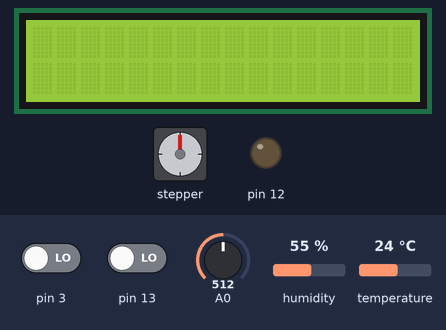
Bench run of a sketch on a simulated Arduino Uno, built with avr-gcc and run on an emulated ATmega328P. On the bench: 16×2 character LCD, stepper motor, output pins drawn as LEDs (lit = HIGH). The test bench sets the inputs (shaded band); at power-on: pin 3 LOW, pin 13 LOW, temperature 24 °C, A0 = 512, humidity 55 %. The local clock reads 2024-03-15 10:24:30 at power-on unless the sketch sets it; stepper angles assume 2048 steps per turn; pins used as bus, display or sensor lines are not drawn; what the sketch prints to the serial monitor is not drawn.

Above: at 1.2 s.
1.3 s: pin 3 driven HIGH
2.8 s: pin 13 driven HIGH
5.2 s: temperature set to 27 °C
At 6.29 s:
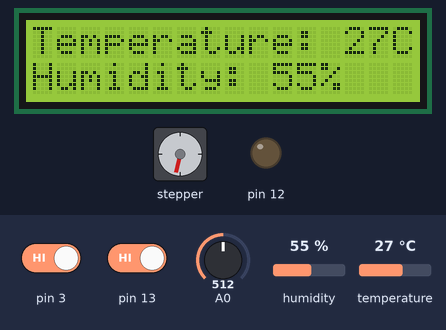
At 6.89 s:
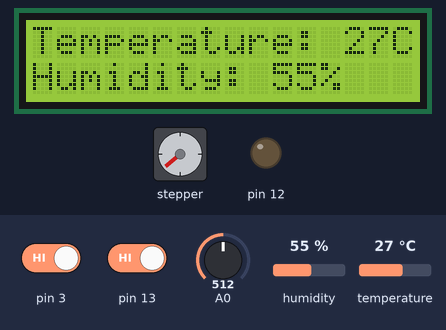
7.6 s: A0 set to 0
10.1 s: humidity set to 22 %
At 12.9 s:
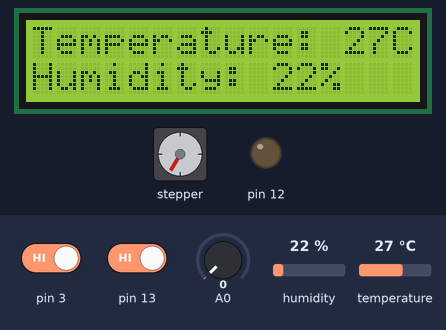
Timing chart, 0 to 13.7 s (numbered marks = the images above; inputs shaded):
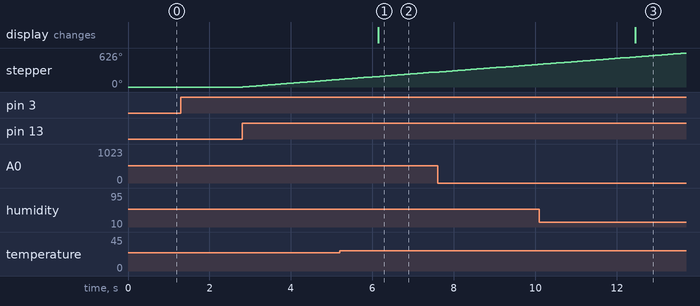

Measured:
- after the input at 2.8 s, stepper: keeps turning clockwise at about 59°/s, starting at once
- after the input at 5.2 s, the display: changes after 0.94 s (image 1)
- after the input at 10.1 s, the display: changes after 2.3 s (image 3)

The sketch:

swampCooler.ino
```cpp
/*
 * Assignment: Swamp Cooler
 * Authors: Diego Borne, Nicholas Langley, Reni Wu
 * Class: CPE301 Spring 2023
 * Date: 12/15/2023
 */

#include <DS3231.h>
#include <dht.h>
#include <Stepper.h>
#include <LiquidCrystal.h>

// User created library for clarity
#include "myArduinoUtils.h"

const int stepsPerRevolution = 2048;
Stepper vent = Stepper(stepsPerRevolution, 34, 36, 35, 37);
#define THSensor 50

#define TEMP_THRESHOLD_HIGH 25
#define TEMP_THRESHOLD_LOW 24

#define WATER_THRESHOLD 10

// Pin 42 (PL7, Yellow LED)
// Pin 43 (PL6, Red LED)
// Pin 44 (PL5, Green LED)
// Pin 45 (PL4, Blue LED)
volatile unsigned char* port_l = (unsigned char*) 0x10B;
volatile unsigned char* ddr_l = (unsigned char*) 0x10A;
volatile unsigned char* pin_l = (unsigned char*) 0x109;
#define CLEAR_LEDS *port_l &= 0x0F;
#define SET_LED_YELLOW *port_l |= (0x01 << 7)
#define SET_LED_RED *port_l |= (0x01 << 6)
#define SET_LED_GREEN *port_l |= (0x01 << 5)
#define SET_LED_BLUE *port_l |= (0x01 << 4)

// Pin 3 (PE5, start button)
// Pin 5 (PE3, reset button)
volatile unsigned char* port_e = (unsigned char) 0x2E;
volatile unsigned char* ddr_e = (unsigned char) 0x2D;
volatile unsigned char* pin_e = (unsigned char) 0x2C;
#define START_PRESSED *pin_e & (0x01 << 5)
#define RESET_PRESSED *pin_e & (0x01 << 3)

// Pin 4 (PG5, stop button)
volatile unsigned char* port_g = (unsigned char) 0x34;
volatile unsigned char* ddr_g = (unsigned char) 0x33;
volatile unsigned char* pin_g = (unsigned char*) 0x32;
#define STOP_PRESSED *pin_g & (0x01 << 5)

// Pin 13 (PB7, fan motor)
// Pin 12 (PB6 vent left)
// Pin 11 (PB5 vent right)
// Pin 10 (PB4 water level enable)
volatile unsigned char* port_b = (unsigned char*) 0x25;
volatile unsigned char* ddr_b = (unsigned char*) 0x24;
volatile unsigned char* pin_b = (unsigned char*) 0x23;
#define WATER_LEVEL_ON *port_b |=(0x01 << 4)
#define WATER_LEVEL_OFF *port_b &= 0xEF
#define VENT_LEFT *pin_b & (0x01 << 6)
#define VENT_RIGHT *pin_b & (0x01 << 5)
#define DISABLE_MOTOR *port_b &= 0x7f
#define ENABLE_MOTOR *port_b |= 0x80

const int RS = 22, EN = 23, D4 = 24, D5 = 25, D6 = 26, D7 = 27;
LiquidCrystal lcd(RS, EN, D4, D5, D6, D7);

dht DHT;

DS3231 timer;

unsigned long begin = 0;
const long interval = 5000;

String motorOff = "motor off";
String motorOn = "motor on";
String ventLeft = "vent left";
String ventRight = "vent right";
String stateTransition = "state changed";

enum {
  DISABLED,
  IDLE,
  RUNNING,
  ERROR
} state;

void setup() {
  U0init(9600);
  lcd.begin(16, 2);
  adc_init();
  //Set LEDs and motor fan as output
  *ddr_l |= (0x01 << 6);
  *ddr_l |= (0x01 << 7);
  *ddr_l |= (0x01 << 5);
  *ddr_l |= (0x01 << 4);
  *ddr_b |= (0x01 << 7);
  // Set start, stop, and reset buttons as input
  *ddr_e &= ~(0x01 << 3);
  *ddr_e &= ~(0x01 << 5);
  *ddr_g &= ~(0x01 << 5);
  //Set vent buttons as input and
  *ddr_b &= ~(0x01 << 6);
  *ddr_b &= ~(0x01 << 5);
  //Set water level sensor as output
  *ddr_b |= (0x01 << 4);

  state = DISABLED;

  timer.setHour(0);
  timer.setMinute(0);
  timer.setSecond(0);

  vent.setSpeed(10);
}

void loop() {
  attachInterrupt(digitalPinToInterrupt(3), startInterrupt, RISING);
  switch (state) {
    case DISABLED:
      execDisabledState();
      break;
    case IDLE:
      execIdleState();
      break;
    case RUNNING:
      execRunningState();
      break;
    case ERROR:
      execErrorState();
      break;
  }
}

void execDisabledState() {
  CLEAR_LEDS;
  SET_LED_YELLOW;

  while(true) {
    lcd.clear();

    if(state != DISABLED){
      printMessage(stateTransition);
      displayTime();
      break;
    }
  }
}

void execIdleState() {
  CLEAR_LEDS;
  SET_LED_GREEN;

  while(true) {
    DHT.read11(THSensor);
    displayDHT();

    ventControl();

    if(DHT.temperature > TEMP_THRESHOLD_HIGH){
      state = RUNNING;
      printMessage(stateTransition);
      displayTime();
    }

    if(STOP_PRESSED){
      state = DISABLED;
      printMessage(stateTransition);
      displayTime();
    }

    WATER_LEVEL_ON;
    unsigned int waterLevel = adc_read(0);
    WATER_LEVEL_OFF;

    if(waterLevel <= WATER_THRESHOLD){
      state = ERROR;
      printMessage(stateTransition);
      displayTime();
    }

    if(state != IDLE)
      break;
  }
}

void execRunningState() {
  CLEAR_LEDS;
  SET_LED_BLUE;
  ENABLE_MOTOR;

  printMessage(motorOn);
  displayTime();

  while(true) {
    DHT.read11(THSensor);
    displayDHT();

    ventControl();

    if(DHT.temperature <= TEMP_THRESHOLD_LOW){
      state = IDLE;
      printMessage(stateTransition);
      displayTime();
    }

    if(STOP_PRESSED){
      state = DISABLED;
      printMessage(stateTransition);
      displayTime();
    }

    WATER_LEVEL_ON;
    unsigned int waterLevel = adc_read(0);
    WATER_LEVEL_OFF;

    if(waterLevel <= WATER_THRESHOLD){
      state = ERROR;
      printMessage(stateTransition);
      displayTime();
    }

    if(state != RUNNING)
      break;
  }

  DISABLE_MOTOR;
  printMessage(motorOff);
  displayTime();
}

void execErrorState() {
  CLEAR_LEDS;
  SET_LED_RED;

  while(true) {
    DHT.read11(THSensor);
    displayDHT();

    ventControl();

    WATER_LEVEL_ON;
    unsigned int waterLevel = adc_read(0);
    WATER_LEVEL_OFF;

    if(RESET_PRESSED && (waterLevel > WATER_THRESHOLD)){
      state = IDLE;
      printMessage(stateTransition);
      displayTime();
    }

    if(STOP_PRESSED){
      state = DISABLED;
      printMessage(stateTransition);
      displayTime();
    }

    if(state != ERROR)
      break;
  }
}

void displayTime(){
  bool temp;
  byte time = timer.getHour(temp, temp);
  int a = (time / 10) + 48;
  int b = (time % 10) + 48;
  U0putchar(a);
  U0putchar(b);
  U0putchar(':');
  time = timer.getMinute();
  a = (time / 10) + 48;
  b = (time % 10) + 48;
  U0putchar(a);
  U0putchar(b);
  U0putchar(':');
  time = timer.getSecond();
  a = (time / 10) + 48;
  b = (time % 10) + 48;
  U0putchar(a);
  U0putchar(b);
  U0putchar('\n');
}

void startInterrupt(){
  state = IDLE;
}

void printMessage(String message){
  for(int i = 0; i < message.length(); i++){
    U0putchar(message[i]);
  }
  U0putchar(':');
  U0putchar(' ');
}

void ventControl(){
  if(VENT_RIGHT){
    vent.step((stepsPerRevolution/4));
    printMessage(ventRight);
    displayTime();
  } else if (VENT_LEFT){
    vent.step(-(stepsPerRevolution/4));
    printMessage(ventLeft);
    displayTime();
  }
}

void displayDHT() {
  unsigned long current = millis();
  if(current - begin >= interval){
    int temperature = DHT.temperature;
    int humidity = DHT.humidity;
    lcd.clear();
    lcd.setCursor(0, 0);
    lcd.write("Temperature: ");
    lcd.print(temperature);
    lcd.write("C");
    lcd.setCursor(0, 2);
    lcd.write("Humidity: ");
    lcd.print(humidity);
    lcd.write("%");
    begin = current;
  }
}
```

myArduinoUtils.cpp
```cpp
#include "myArduinoUtils.h"


#define TBE 0x20

volatile unsigned char *myTCCR1A = (unsigned char *) 0x80;
volatile unsigned char *myTCCR1B = (unsigned char *) 0x81;
volatile unsigned char *myTCCR1C = (unsigned char *) 0x82;
volatile unsigned char *myTIMSK1 = (unsigned char *) 0x6F;
volatile unsigned int  *myTCNT1  = (unsigned  int *) 0x84;
volatile unsigned char *myTIFR1 =  (unsigned char *) 0x36;

volatile unsigned char *myUCSR0A = (unsigned char *)0x00C0;
volatile unsigned char *myUCSR0B = (unsigned char *)0x00C1;
volatile unsigned char *myUCSR0C = (unsigned char *)0x00C2;
volatile unsigned int  *myUBRR0  = (unsigned int *) 0x00C4;
volatile unsigned char *myUDR0   = (unsigned char *)0x00C6;

volatile unsigned char* my_ADMUX = (unsigned char*) 0x7C;
volatile unsigned char* my_ADCSRB = (unsigned char*) 0x7B;
volatile unsigned char* my_ADCSRA = (unsigned char*) 0x7A;
volatile unsigned int* my_ADC_DATA = (unsigned int*) 0x78;


void my_delay(unsigned int ms)
{
  // calculate ticks from ms (1024 prescaler)
  double ticks = (ms/1000)/.000064;
  // stop the timer
  *myTCCR1B &= 0xF8;
  // set the counts
  *myTCNT1 = (unsigned int) (65536 - ticks);
  // start the timer with 1024 prescaler
  * myTCCR1A = 0x0;
  * myTCCR1B |= 0b00000101;
  // wait for overflow
  while((*myTIFR1 & 0x01)==0); // 0b 0000 0000
  // stop the timer
  *myTCCR1B &= 0xF8;   // 0b 0000 0000
  // reset TOV
  *myTIFR1 |= 0x01;
}

void U0init(int U0baud){
 unsigned long FCPU = 16000000;
 unsigned int tbaud;
 tbaud = (FCPU / 16 / U0baud - 1);
 *myUCSR0A = 0x20;
 *myUCSR0B = 0x18;
 *myUCSR0C = 0x06;
 *myUBRR0  = tbaud;
}

void adc_init(){
  *my_ADCSRA |= 0b10000000;
  *my_ADCSRA &= 0b11011111;
  *my_ADCSRA &= 0b11110111;
  *my_ADCSRA &= 0b11111000;
  *my_ADCSRB &= 0b11110111;
  *my_ADCSRB &= 0b11111000;
  *my_ADMUX  &= 0b01111111;
  *my_ADMUX  |= 0b01000000;
  *my_ADMUX  &= 0b11011111;
  *my_ADMUX  &= 0b11100000;
}

unsigned int adc_read(unsigned char adc_channel_num){
  *my_ADMUX  &= 0b11100000;
  *my_ADCSRB &= 0b11110111;
  if(adc_channel_num > 7){
    adc_channel_num -= 8;
    *my_ADCSRB |= 0b00001000;
  }
  *my_ADMUX  += adc_channel_num;
  *my_ADCSRA |= 0x40;
  while((*my_ADCSRA & 0x40) != 0);
  return *my_ADC_DATA;
}

void U0putchar(unsigned char U0pdata){
  while((*myUCSR0A & TBE)==0);
  *myUDR0 = U0pdata;
}
```

myArduinoUtils.h
```cpp
#ifndef MY_ARDUINO_UTILS_H
#define MY_ARDUINO_UTILS_H

void my_delay(unsigned int ms);

void U0init(int U0baud);

void adc_init();

unsigned int adc_read(unsigned char adc_channel_num);


void U0putchar(unsigned char U0pdata);

#endif
```
